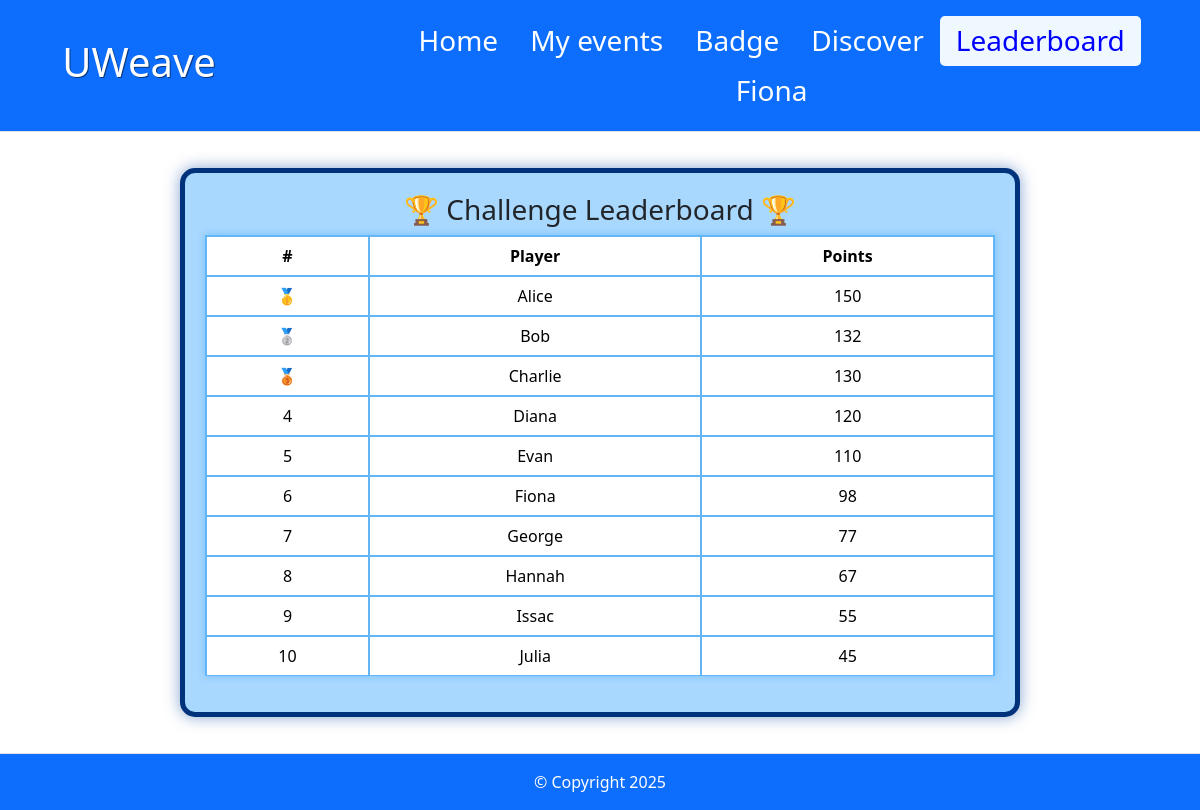
/leaderboard (signed in), run on the app's committed database.
### app/models.py (models this page shows, shortened)
class Student(models.Model):
    user = models.OneToOneField(User, on_delete=models.CASCADE)
    points = models.IntegerField(default=0)
    class Meta:
        permissions = (
            ("sign_up", "Can sign up for events"),
            ("badges", "Can be awarded badges and can access the badges page")
        )

### app/views.py (the view)
# urls.py: path("leaderboard", views.leaderboard, name="leaderboard"),
def leaderboard(request: HttpRequest) -> HttpResponse:
    all_students = Student.objects.all().order_by("-points")
    badge_links = Award.objects.all()
    badges = Badge.objects.all()
    students = all_students[:10]
    top_ten = True
    rank = -1
    points = -1
    if request.user.is_authenticated:
        is_student = Student.objects.filter(user=request.user).exists()
        if is_student and Student.objects.get(user = request.user) not in students:
            top_ten = False
            current_student = Student.objects.get(user = request.user)
            points = current_student.points
            rank = all_students.filter(points__gte = current_student.points).count()
    return render(request, "leaderboard.html", {
        "students": students,
        "top_ten": top_ten,
        "rank": rank,
        "points": points,
        "badge_links": badge_links,
        "badges": badges
    })

### app/templates/leaderboard.html (shortened to what this page needs)
<head>
</head>
{% extends "base.html" %}
{% block content %}
<body>
    <div class="leaderboard">
        <h3>🏆  Challenge Leaderboard  🏆</h3>
        <table class="table">
            <thead>
                <tr>
                    <th>#</th>
                    <th>Player</th>
                    <th>Points</th>
                </tr>
            </thead>
            <tbody>
                {% for student in students %}
                    {% if forloop.counter == 1 %} <tr class="warning" onclick="showPopup('{{ forloop.counter }}')">
                    {% elif forloop.counter == 2 %} <tr class="active" onclick="showPopup('{{ forloop.counter }}')">
                    {% elif forloop.counter == 3 %} <tr class="danger" onclick="showPopup('{{ forloop.counter }}')">
                    {% endif %}
                        <td>
                            {% if forloop.counter == 1 %} 🥇
                            {% elif forloop.counter == 2 %} 🥈
                            {% elif forloop.counter == 3 %} 🥉
                            {% else %} {{ forloop.counter }}
                            {% endif %}
                        </td>
                        <td>{{ student.user.username }}</td>
                        <td>{{ student.points }}</td>
                    </tr>
                {% endfor %}
            </tbody>
        </table>
    </div>
</body>
{% endblock %}

### app/templates/base.html (shortened to what this page needs)
<html lang="en">
<head>
    {% load static %}
        <link href="https://cdn.jsdelivr.net/npm/bootstrap@5.3.3/dist/css/bootstrap.min.css" rel="stylesheet">
</head>
<body class="d-flex flex-column min-vh-100">
    <header>
        <div class="px-3 py-2 text-bg-primary border-bottom">
            <div class="container-fluid" style="width: 100%;">
                <div class="d-flex flex-wrap align-items-center justify-content-center justify-content-lg-start">
                    <div class="navbar">
                        <a href="{% url "home" %}" class="d-flex align-items-center my-2 my-lg-0 me-lg-auto text-white text-decoration-none title">
                            <h1 class="bi me-2">UWeave</h1>
                        </a>
                        <ul class="nav col-12 col-lg-auto my-2 justify-content-center my-md-0 text-small links">
                            <li>
                                <a href="{% url "home" %}" class="nav-link text-white"  id="page-link">
                                    <h3 class="bi d-block mx-auto mb-2 link-name">Home</h3>
                                </a>
                            </li>
                            <li>
                                <a href="{% url "my-events" %}" class="nav-link text-white"  id="page-link">
                                    <h3 class="bi d-block mx-auto mb-2 link-name">My events</h3>
                                </a>
                            </li>
                            {% if user.is_authenticated and not perms.app.create_events %}
                            <li>
                                <a href="{% url 'badge' %}" class="nav-link text-white" id="page-link">
                                    <h3 class="bi d-block mx-auto mb-2 link-name">Badge</h3>
                                </a>
                            </li>
                            {% endif %}
                            <li>
                                <a href="{% url "discover" %}" class="nav-link text-white" id="page-link">
                                    <h3 class="bi d-block mx-auto mb-2 link-name">Discover</h3>
                                </a>
                            </li>
                            <li>
                                <a href="{% url "leaderboard" %}" class="nav-link text-white" id="page-link">
                                    <h3 class="bi d-block mx-auto mb-2 link-name">Leaderboard</h3>
                                </a>
                            </li>
                            <li>
                                <a href="{% url "sign-in" %}" class="nav-link text-white" id="page-link">
                                    {% if user.is_authenticated %}
                                        <h3 class="bi d-block mx-auto mb-2 link-name">{{ user.username }}</h3>
                                    {% else %}
                                        <h3 class="bi d-block mx-auto mb-2 link-name">Sign in</h3>
                                    {% endif %}
                                </a>
                            </li>
                        </ul>
                    </div>
                </div>
            </div>
        </div>
    </header>
  <main class="flex-grow-1">
    {% block content %}
    {% endblock %}
  </main>
  <footer class="py-3 border-top text-center bg-primary text-white mt-auto">
      © Copyright 2025
  </footer>
</body>
</html>

### app/templates/leaderboard.html (style rules this page uses)
.leaderboard { margin: 3% auto; width: 70%; text-align: center; background: #a9d8ff; border-radius: 15px; padding: 20px; border: 5px solid #00327b; box-shadow: 0px 0px 15px rgba(13, 71, 161, 0.5); }
.table { border-collapse: collapse; width: 100%; box-shadow: 0px 0px 8px rgba(33, 150, 243, 0.4); }
.table th, .table td { padding: 12px; border: 2px solid #64b5f6; text-align: center; }
.table tbody tr { transition: 0.3s ease-in-out; }

### app/templates/base.html (style rules this page uses)
.navbar { display: grid; grid-template-columns: repeat(10, minmax(0, 1fr)); width: 100%; }
.title { grid-row: 1; grid-column: 1 / span 3; margin-left: 10%; text-shadow: 1px 1px rgba(0, 0, 0, 0.5); }
.links { display: flex; align-items: center; grid-row: 1; grid-column: 4 / span 7; right: 0; }
.link-name { margin: 0 !important; height: 100%; width:100%; display:flex !important; align-items: center; justify-content: center; }
#page-link { text-shadow: rgba(0, 0, 0, 0.5); height: 100%; }
#page-link.active { border-radius: 5px; background-color: aliceblue; color: blue !important; text-shadow: white; }

### data on the page
Student: user.username "Alice", points "150"
Student: user.username "Bob", points "132"
Student: user.username "Charlie", points "130"
Student: user.username "Diana", points "120"
Student: user.username "Evan", points "110"
Student: user.username "Fiona", points "98"
Student: user.username "George", points "77"
Student: user.username "Hannah", points "67"
Student: user.username "Issac", points "55"
Student: user.username "Julia", points "45"

### other printed values
{{ user.username }} "Fiona"
